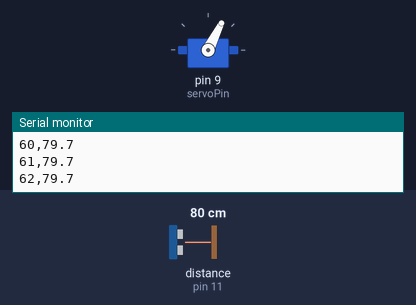
This sketch was run on a simulated Arduino Uno, built with avr-gcc and run on an emulated ATmega328P. On the bench: servo, the last lines printed to the serial monitor. Wiring (inferred from the names in the program): ultrasonic range finder: trigger pin 10; echo pin 11. The test bench sets the inputs (shaded band); at power-on: distance to the obstacle (sensor on pin 11) 80 cm. The echo pulse lasts 58.3 µs per cm.

Above: at 1.7 s.
1.8 s: distance to the obstacle (sensor on pin 11) set to 250 cm
At 2.9 s:
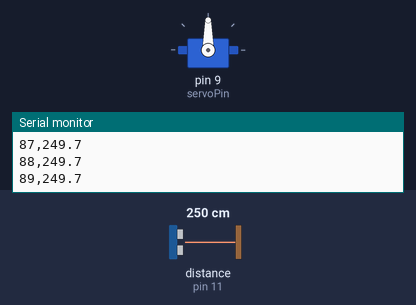
4.8 s: distance to the obstacle (sensor on pin 11) set to 60 cm
At 5.25 s:
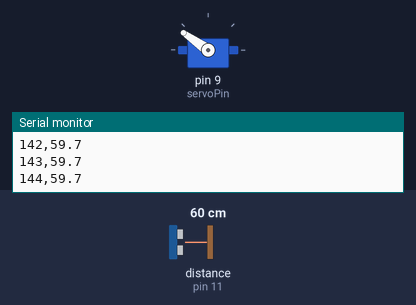
Timing chart, 0 to 13.8 s (numbered marks = the images above; inputs shaded):
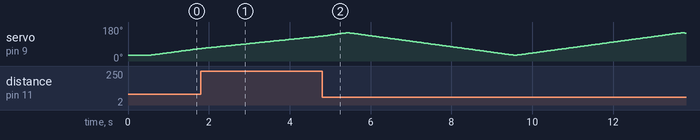

The sketch:

arduino_code.ino
```cpp
#include <Servo.h>

// Create servo object
Servo radarServo;

// Pin connections
const int trigPin = 10;
const int echoPin = 11;
const int servoPin = 9;

// Servo rotation settings
const int minAngle = 30;
const int maxAngle = 150;

int angle = 30;
int direction = 1;

long duration;
float distanceCm;

void setup() {

  Serial.begin(9600);

  // Attach servo
  radarServo.attach(servoPin);

  // Ultrasonic sensor pins
  pinMode(trigPin, OUTPUT);
  pinMode(echoPin, INPUT);

  radarServo.write(angle);

  delay(500);
}

void loop() {

  // Rotate servo
  radarServo.write(angle);

  delay(30);

  // Send ultrasonic pulse
  digitalWrite(trigPin, LOW);
  delayMicroseconds(2);

  digitalWrite(trigPin, HIGH);
  delayMicroseconds(10);

  digitalWrite(trigPin, LOW);

  // Receive echo
  duration = pulseIn(echoPin, HIGH, 25000);

  // Calculate distance
  if (duration == 0) {
    distanceCm = 0;
  }
  else {
    distanceCm = duration * 0.0343 / 2;
  }

  // Send angle and distance to Processing
  Serial.print(angle);
  Serial.print(",");
  Serial.println(distanceCm, 1);

  // Move servo forward and backward
  angle += direction;

  if (angle >= maxAngle) {
    angle = maxAngle;
    direction = -1;
  }

  if (angle <= minAngle) {
    angle = minAngle;
    direction = 1;
  }
}
```
